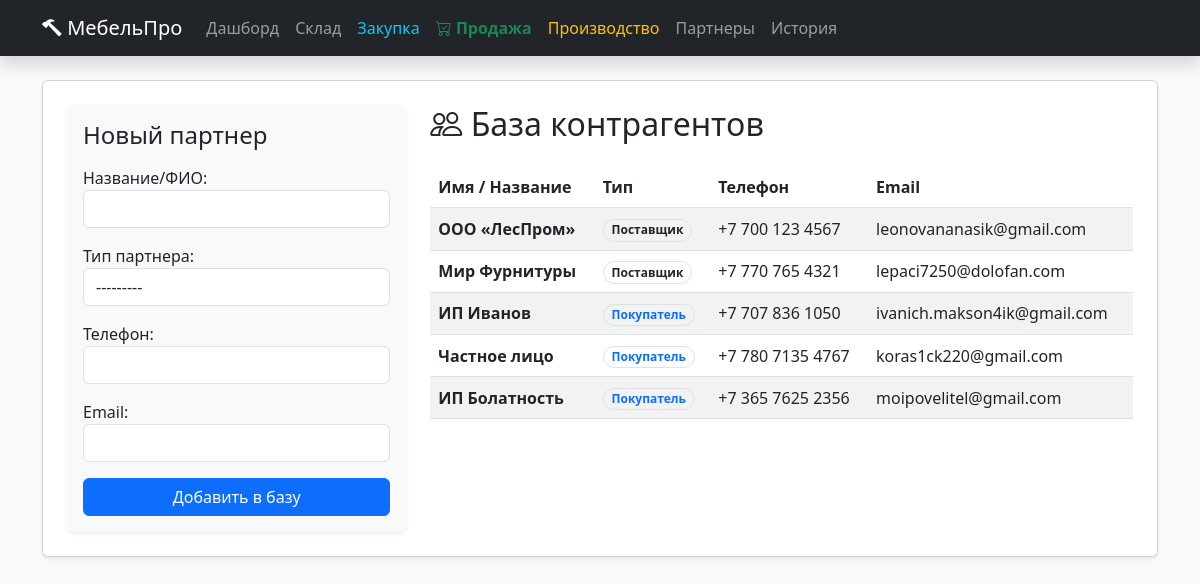
The page /partners/ on the database its author committed.
### workshop/models.py (models this page shows, shortened)
class Contractor(models.Model):
    TYPE_CHOICES = [
        ('SUPPLIER', 'Поставщик материала'),
        ('CUSTOMER', 'Покупатель мебели'),
    ]
    name = models.CharField("Название/ФИО", max_length=200)
    contractor_type = models.CharField("Тип партнера", max_length=10, choices=TYPE_CHOICES)
    phone = models.CharField("Телефон", max_length=20, blank=True)
    email = models.EmailField("Email", blank=True)
    class Meta:
        verbose_name = "Контрагент"
        verbose_name_plural = "Контрагенты"

### workshop/views.py (the view)
# urls.py: path('partners/', views.partners_list, name='partners_list'),
def partners_list(request):
    contractors = Contractor.objects.all()
    if request.method == 'POST':
        form = ContractorForm(request.POST)
        if form.is_valid():
            form.save()
            return redirect('partners_list')
    else:
        form = ContractorForm()
    return render(request, 'workshop/partners.html', {
        'contractors': contractors,
        'form': form
    })

### workshop/forms.py
class ContractorForm(BootstrapFormMixin, forms.ModelForm):
    class Meta:
        model = Contractor
        fields = ['name', 'contractor_type', 'phone', 'email']

### templates/workshop/partners.html (shortened to what this page needs)
{% extends 'base.html' %}
{% block content %}
<div class="row">
    <div class="col-md-4">
        <div class="card shadow-sm border-0 bg-light p-3">
            <h4 class="mb-3">Новый партнер</h4>
            <form method="post">
                {{ form.as_p }}
                <button type="submit" class="btn btn-primary w-100">Добавить в базу</button>
            </form>
        </div>
    </div>
    <div class="col-md-8">
        <h2 class="mb-4"><i class="bi bi-people"></i> База контрагентов</h2>
        <div class="table-responsive">
            <table class="table table-striped align-middle">
                <thead>
                    <tr>
                        <th>Имя / Название</th>
                        <th>Тип</th>
                        <th>Телефон</th>
                        <th>Email</th>
                    </tr>
                </thead>
                <tbody>
                    {% for person in contractors %}
                    <tr>
                        <td><strong>{{ person.name }}</strong></td>
                        <td>
                            {% if person.contractor_type == 'SUPPLIER' %}
                                <span class="badge rounded-pill bg-outline-dark border text-dark">Поставщик</span>
                            {% else %}
                                <span class="badge rounded-pill bg-outline-primary border text-primary">Покупатель</span>
                            {% endif %}
                        </td>
                        <td>{{ person.phone }}</td>
                        <td>{{ person.email }}</td>
                    </tr>
                    {% empty %}
                    <tr><td colspan="4" class="text-center text-muted">Список пуст</td></tr>
                    {% endfor %}
                </tbody>
            </table>
        </div>
    </div>
</div>
{% endblock %}

### rows shown on the page
Contractor: name "ООО «ЛесПром»", contractor_type "Поставщик", phone "+7 700 123 4567", email "leonovananasik@gmail.com"
Contractor: name "Мир Фурнитуры", contractor_type "Поставщик", phone "+7 770 765 4321", email "lepaci7250@dolofan.com"
Contractor: name "ИП Иванов", contractor_type "Покупатель", phone "+7 707 836 1050", email "ivanich.makson4ik@gmail.com"
Contractor: name "Частное лицо", contractor_type "Покупатель", phone "+7 780 7135 4767", email "koras1ck220@gmail.com"
Contractor: name "ИП Болатность", contractor_type "Покупатель", phone "+7 365 7625 2356", email "moipovelitel@gmail.com"
